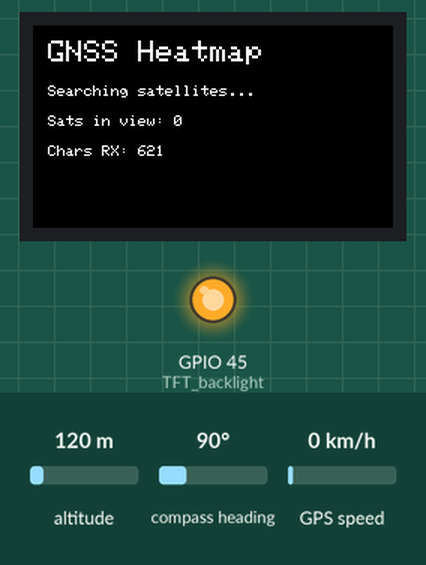
Simulated run of this sketch. Board: ESP32. Parts: 240×135 colour display, output pins drawn as LEDs (lit = HIGH). The test bench sets the inputs (shaded band); at power-on: altitude 120 m, compass heading 90°, GPS speed 0 km/h. The GPS gets a fix after 3 s at 37.7749, -122.4194 with 8 satellites; what the sketch prints to the serial monitor is not drawn.

Above: at 1.3 s.
1.4 s: altitude set to 20 m
At 3.7 s:
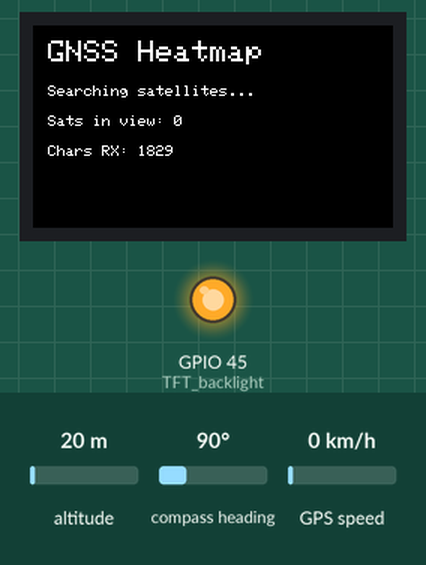
At 4.6 s:
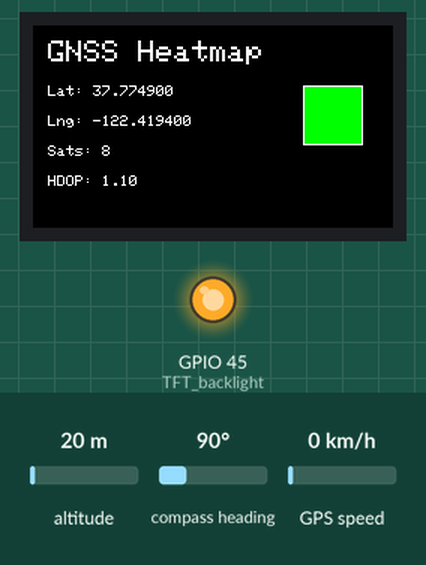
Timing chart, 0 to 6.1 s (numbered marks = the images above; inputs shaded):
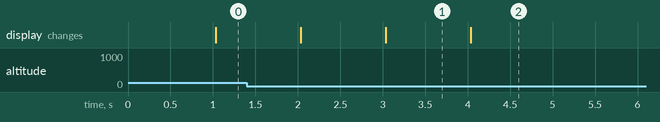

Measured:
- what the display in image 1 shows lasts 1.0 s, from 3.0 s to 4.0 s

The sketch:

BIP26_GNSS_Heatmap.ino
```cpp
#include <Arduino.h>
#include <Wire.h>
#include <SPI.h>
#include <Adafruit_GFX.h>
#include <Adafruit_ST7789.h>
#include <TinyGPSPlus.h>

// TFT Display Pins
#define TFT_CS         7
#define TFT_DC        39
#define TFT_RST       40
#define TFT_backlight 45

// SPI Bus
#define SPI_SCK       36
#define SPI_MISO      37
#define SPI_MOSI      35

// I2C Bus
#define I2C_SDA       42
#define I2C_SCL       41

// GPS UART
#define GPS_RX        17
#define GPS_TX        18
#define GPS_BAUD      115200

Adafruit_ST7789 tft = Adafruit_ST7789(TFT_CS, TFT_DC, TFT_RST);
TinyGPSPlus gps;

unsigned long lastUpdate = 0;
const unsigned long UPDATE_INTERVAL = 1000; // Update every second

void setup() {
  Serial.begin(115200); // USB Serial for PC Web App
  Serial1.begin(GPS_BAUD, SERIAL_8N1, GPS_RX, GPS_TX); // GPS Module

  // CRITICAL INITIALISATION SEQUENCE
  SPI.begin(SPI_SCK, SPI_MISO, SPI_MOSI, TFT_CS);
  Wire.begin(I2C_SDA, I2C_SCL);
  pinMode(TFT_backlight, OUTPUT);
  digitalWrite(TFT_backlight, HIGH);

  tft.init(135, 240);
  tft.setRotation(3);
  tft.fillScreen(ST77XX_BLACK);

  tft.setTextColor(ST77XX_WHITE, ST77XX_BLACK);
  tft.setTextSize(2);
  tft.setCursor(10, 10);
  tft.println("GNSS Heatmap");
  tft.setTextSize(1);
  tft.setCursor(10, 40);
  tft.println("Waiting for GPS...");
}

void loop() {
  // Feed incoming data to TinyGPSPlus
  while (Serial1.available() > 0) {
    gps.encode(Serial1.read());
  }

  // Update TFT and output JSON once per second
  if (millis() - lastUpdate > UPDATE_INTERVAL) {
    lastUpdate = millis();

    if (gps.location.isValid() && gps.hdop.isValid()) {
      double lat = gps.location.lat();
      double lng = gps.location.lng();
      double hdop = gps.hdop.hdop();
      int sats = gps.satellites.value();

      // Determine signal quality color
      uint16_t color = ST77XX_RED; // Weak
      if (hdop < 1.5) {
        color = ST77XX_GREEN; // Strong
      } else if (hdop <= 2.5) {
        color = ST77XX_ORANGE; // Moderate
      }

      // Update TFT UI
      tft.fillRect(0, 30, 240, 105, ST77XX_BLACK); // Clear data area
      tft.setCursor(10, 40);
      tft.print("Lat: "); tft.println(lat, 6);
      tft.setCursor(10, 60);
      tft.print("Lng: "); tft.println(lng, 6);
      tft.setCursor(10, 80);
      tft.print("Sats: "); tft.println(sats);
      tft.setCursor(10, 100);
      tft.print("HDOP: "); tft.println(hdop, 2);

      // Draw color indicator box
      tft.fillRect(180, 40, 40, 40, color);
      tft.drawRect(180, 40, 40, 40, ST77XX_WHITE);

      // Print JSON over USB Serial for Web App
      Serial.print("{\"lat\":"); Serial.print(lat, 6);
      Serial.print(",\"lng\":"); Serial.print(lng, 6);
      Serial.print(",\"hdop\":"); Serial.print(hdop, 2);
      Serial.print(",\"sats\":"); Serial.print(sats);
      Serial.println("}");
    } else {
      // Still waiting for valid fix
      tft.fillRect(0, 30, 240, 105, ST77XX_BLACK);
      tft.setCursor(10, 40);
      tft.println("Searching satellites...");
      tft.setCursor(10, 60);
      tft.print("Sats in view: "); tft.println(gps.satellites.value());
      tft.setCursor(10, 80);
      tft.print("Chars RX: "); tft.println(gps.charsProcessed());
    }
  }
}
```
